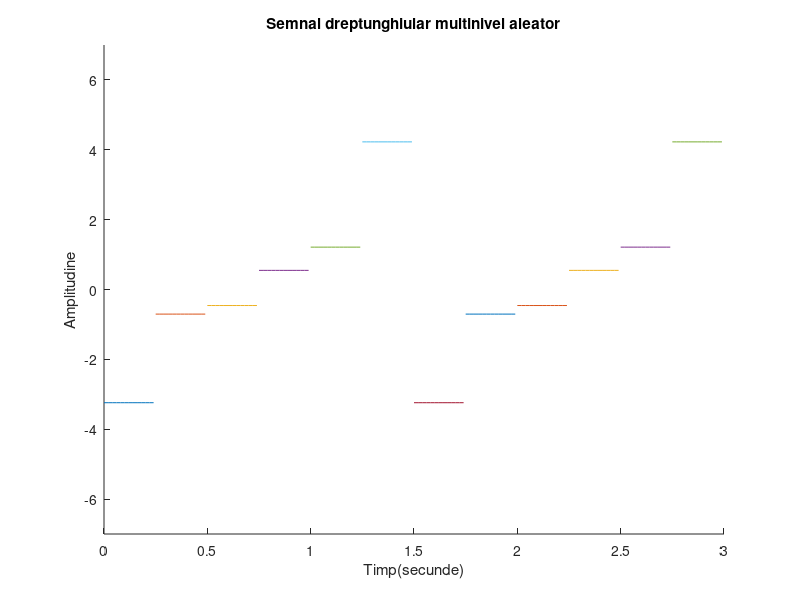

Write MATLAB code to recreate this figure.
hold on;
%Cu ajutorul functie hold on vom afisa simultan mai multe semnale pe acelasi grafic
%20ms
%folosim rand pentru a genera un numar aleator
r1=rand(1);
r2=rand(1);
r3=rand(1);
r4=rand(1);
r5=rand(1);
r6=rand(1);
t1=0:0.02:0.25;
t2=0.25:0.02:0.5;
t3=0.5:0.02:0.75;
t4=0.75:0.02:1;
t5=1:0.02:1.25;
t6=1.25:0.02:1.5;
%Stabilesc nivelurile
x1=-5*r1*square(pi*8*t1,100);
x2=-3*r2*square(pi*8*t2,100);
x3=-1*r3*square(pi*8*t3,100);
x4=1*r4*square(pi*8*t4,100);
x5=3*r5*square(pi*8*t5,100);
x6=5*r6*square(pi*8*t6,100);
%->Vom folosi functia plot pentru a genera grafice cu parametrii t1 si x1, t2 si x2, t3 si x3, t4 si x4, t5 si x5, t6 si x6
plot(t1,x1);
plot(t2,x2);
plot(t3,x3);
plot(t4,x4);
plot(t5,x5);
plot(t6,x6);
%->Folosim functia axis pentru a delimita spectrele de valori ale graficului generat de plot pentru a se incadra corespunzator in parametri
axis([0 3 -7 7]);
%->Acum graficul se va intinde de la 0 la 3 pe Ox si de a -7 la 7 pe Oy
plot(1.5+t1,x1);
plot(1.5+t2,x2);
plot(1.5+t3,x3);
plot(1.5+t4,x4);
plot(1.5+t5,x5);
plot(1.5+t6,x6);
%Am denumit axa Ox
xlabel('Timp(secunde)')
%Am denumit axa Oy
ylabel('Amplitudine')
title('Semnal dreptunghiular multinivel aleator')
